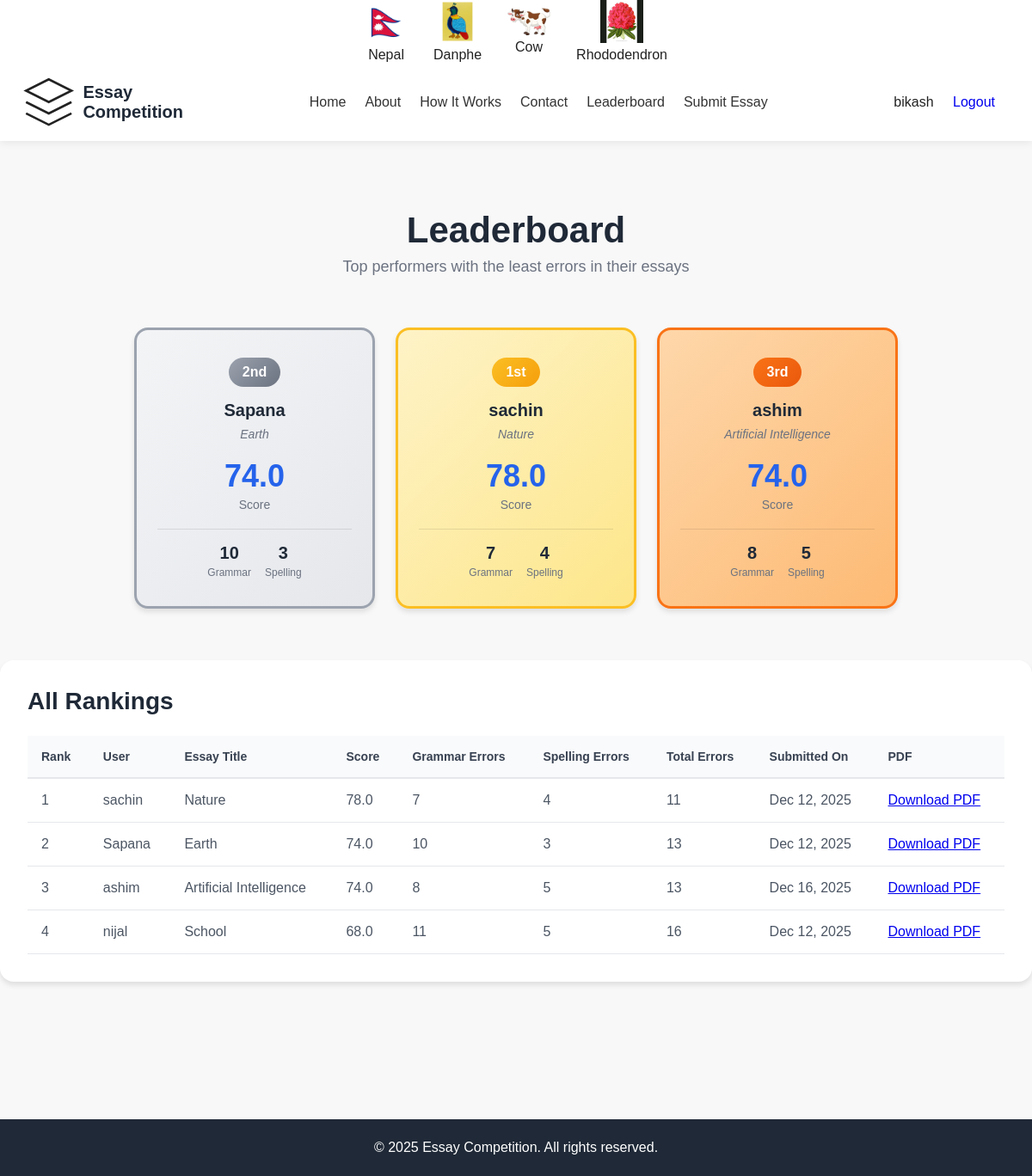
The page /leaderboard/ (signed in) on the database its author committed.
### home/models.py (models this page shows, shortened)
class CustomUser(AbstractBaseUser, PermissionsMixin):
    username = models.CharField(max_length=150, unique=True)
    password = models.CharField(max_length=128)
    identydoc = models.FileField(upload_to='user_docs/', blank=True, null=True)
    DOB = models.DateField(null=True, blank=True)
    status = models.CharField(max_length=20, default="active")
    created_at = models.DateTimeField(auto_now_add=True)
    update_at = models.DateTimeField(auto_now=True)
    is_active = models.BooleanField(default=True)
    is_staff = models.BooleanField(default=False)
    USERNAME_FIELD = 'username'
    REQUIRED_FIELDS = []
    objects = CustomUserManager()

class Essay(models.Model):
    user = models.ForeignKey(settings.AUTH_USER_MODEL, on_delete=models.CASCADE)
    title = models.CharField(max_length=255)
    topic = models.CharField(max_length=100, blank=True, null=True)
    content = models.TextField()
    grammar_errors = models.PositiveIntegerField(default=0)
    spelling_errors = models.PositiveIntegerField(default=0)
    total_errors = models.PositiveIntegerField(default=0)
    score = models.FloatField(default=0)
    pdf_file = models.FileField(upload_to="essays/pdfs/", blank=True, null=True)
    is_approved = models.BooleanField(default=False)
    is_rejected = models.BooleanField(default=False)
    created_at = models.DateTimeField(auto_now_add=True)

### home/views.py (the view)
# urls.py: path('leaderboard/', views.leaderboard, name='leaderboard'),
def leaderboard(request):
    essays = Essay.objects.filter(is_approved=True).order_by('-score', 'total_errors', 'created_at')
    return render(request, "leaderboard.html", {"essays": essays})

### home/templates/leaderboard.html
{% extends "base.html" %}
{% load static %}
{% block extra_css %}
<link rel="stylesheet" href="{% static 'css/leaderboard.css' %}">
{% endblock %}
{% block content %}
<main class="main-content leaderboard-page">
    <div class="container">
        <div class="page-header">
            <h1>Leaderboard</h1>
            <p class="page-description">Top performers with the least errors in their essays</p>
        </div>
        {% if essays %}
        <div class="podium-section">
            <div class="podium">
                {% for essay in essays|slice:":3" %}
                {% if forloop.counter == 1 %}
                <div class="podium-item first">
                    <div class="rank-badge gold"><span>1st</span></div>
                    {% elif forloop.counter == 2 %}
                    <div class="podium-item second">
                        <div class="rank-badge silver"><span>2nd</span></div>
                        {% else %}
                        <div class="podium-item third">
                            <div class="rank-badge bronze"><span>3rd</span></div>
                            {% endif %}
                            <h3>{{ essay.user.username }}</h3>
                            <p class="essay-title">{{ essay.title|truncatewords:5 }}</p>
                            <div class="score-info">
                                <span class="score">{{ essay.score }}</span>
                                <span class="score-label">Score</span>
                            </div>
                            <div class="error-stats">
                                <div class="error-item">
                                    <span class="error-count">{{ essay.grammar_errors }}</span>
                                    <span class="error-type">Grammar</span>
                                </div>
                                <div class="error-item">
                                    <span class="error-count">{{ essay.spelling_errors }}</span>
                                    <span class="error-type">Spelling</span>
                                </div>
                            </div>
                        </div>
                        {% endfor %}
                    </div>
                </div>
                {% endif %}
                <div class="leaderboard-table-section">
                    <h2>All Rankings</h2>
                    {% if essays %}
                    <div class="table-wrapper">
                        <table class="leaderboard-table">
                            <thead>
                                <tr>
                                    <th>Rank</th>
                                    <th>User</th>
                                    <th>Essay Title</th>
                                    <th>Score</th>
                                    <th>Grammar Errors</th>
                                    <th>Spelling Errors</th>
                                    <th>Total Errors</th>
                                    <th>Submitted On</th>
                                    <th>PDF</th>
                                </tr>
                            </thead>
                            <tbody>
                                {% for essay in essays %}
                                <tr>
                                    <td>{{ forloop.counter }}</td>
                                    <td>{{ essay.user.username }}</td>
                                    <td>{{ essay.title }}</td>
                                    <td>{{ essay.score }}</td>
                                    <td>{{ essay.grammar_errors }}</td>
                                    <td>{{ essay.spelling_errors }}</td>
                                    <td>{{ essay.total_errors }}</td>
                                    <td>{{ essay.created_at|date:"M d, Y" }}</td>
                                    <td>
                                        {% if essay.pdf_file %}
                                        <a href="{{ essay.pdf_file.url }}" download>Download PDF</a>
                                        {% else %}
                                        N/A
                                        {% endif %}
                                    </td>
                                </tr>
                                {% endfor %}
                            </tbody>
                        </table>
                    </div>
                    {% else %}
                    <div class="empty-state">
                        <h3>No Essays Yet</h3>
                        <p>Be the first to submit an essay and top the leaderboard!</p>
                        <a href="{% url 'submit_essay' %}" class="btn-primary">Submit Essay</a>
                    </div>
                    {% endif %}
                </div>
            </div>
</main>
{% endblock %}

### home/templates/base.html (shortened to what this page needs)
{% load static %}
<!DOCTYPE html>
<html lang="en">
<head>
    <link rel="stylesheet" href="{% static 'css/base.css' %}">
    {% block extra_css %}{% endblock %}
</head>
<body>
    <header class="header" id="header">
        <div class="symbols-container">
            <div class="symbol-item">
                <img src="{% static 'images/nepalflag.png' %}" alt="Nepal Flag" class="symbol-img">
                <span class="symbol-label">Nepal</span>
            </div>
            <div class="symbol-item">
                <img src="{% static 'images/danphe.png' %}" alt="Danphe" class="symbol-img">
                <span class="symbol-label">Danphe</span>
            </div>
            <div class="symbol-item">
                <img src="{% static 'images/cow.png' %}" alt="Cow" class="symbol-img">
                <span class="symbol-label">Cow</span>
            </div>
            <div class="symbol-item">
                <img src="{% static 'images/rhododendron.png' %}" alt="Rhododendron" class="symbol-img">
                <span class="symbol-label">Rhododendron</span>
            </div>
        </div>
        <nav class="navbar">
            <div class="logo">
                <svg class="logo-icon" viewBox="0 0 24 24" fill="none" stroke="currentColor">
                    <path d="M12 2L2 7l10 5 10-5-10-5z" />
                    <path d="M2 17l10 5 10-5M2 12l10 5 10-5" />
                </svg>
                <span class="logo-text">Essay Competition</span>
            </div>
            <div class="nav-menu" id="navMenu">
                <a href="{% url 'home' %}" class="nav-link">Home</a>
                <a href="#about" class="nav-link">About</a>
                <a href="#how-it-works" class="nav-link">How It Works</a>
                <a href="#contact" class="nav-link">Contact</a>
                <a href="{% url 'leaderboard' %}" class="nav-link">Leaderboard</a>
                <a href="{% url 'essay' %}" class="nav-link">Submit Essay</a>
            </div>
            <div class="nav-buttons">
                {% if request.user.is_authenticated %}
                <span> {{ request.user.username }}</span>
                <a href="{% url 'logout' %}" class="btn-logout"
                    onclick="return confirm('Are you sure you want to logout?');">
                    Logout
                </a>
                {% else %}
                <a href="{% url 'login' %}" class="btn-login">Login</a>
                {% endif %}
            </div>
        </nav>
    </header>
    <main class="main-content">
        {% block content %}{% endblock %}
    </main>
    <footer class="footer">
        <div class="container">
            <p>&copy; 2025 Essay Competition. All rights reserved.</p>
        </div>
    </footer>
</body>
</html>

### home/static/css/base.css (style rules this page uses)
body { font-family: "Poppins", Arial, sans-serif; background: #f8f8f8; color: #222; scroll-behavior: smooth; }
.header { background: white; box-shadow: 0 2px 10px rgba(0, 0, 0, 0.08); position: sticky; top: 0; z-index: 1000; }
.symbols-container { display: flex; align-items: center; justify-content: center; gap: 30px; flex-wrap: nowrap; }
.symbol-item { display: flex; flex-direction: column; align-items: center; text-align: center; gap: 5px; }
.symbol-img { width: 50px; height: auto; object-fit: contain; }
.navbar { display: flex; align-items: center; justify-content: space-between; padding: 14px 25px; }
.logo { display: flex; align-items: center; gap: 8px; font-weight: 600; font-size: 18px; }
.logo-text { font-size: 20px; font-weight: bold; color: #1f2937; }
.nav-menu { display: flex; gap: 22px; }
.nav-link { text-decoration: none; color: #333; font-weight: 500; transition: 0.2s; }
.nav-buttons a { padding: 8px 18px; text-decoration: none; border-radius: 5px; font-weight: 500; }
.footer { background: #222; color: white; padding: 25px 0; text-align: center; }
.main-content { padding: 40px 0 80px; min-height: calc(100vh - 140px); }

### home/static/css/leaderboard.css (style rules this page uses)
* { margin: 0; padding: 0; box-sizing: border-box; }
body { font-family: "Poppins", Arial, sans-serif; background: #f8f8f8; color: #222; scroll-behavior: smooth; }
.main-content { padding: 40px 0 80px; min-height: calc(100vh - 140px); }
.page-header { text-align: center; margin-bottom: 60px; }
.page-header h1 { font-size: 42px; color: #1f2937; margin-bottom: 8px; }
.page-description { color: #6b7280; font-size: 18px; }
.podium-section { margin-bottom: 60px; }
.podium { display: flex; align-items: flex-end; justify-content: center; gap: 24px; flex-wrap: wrap; max-width: 1000px; margin: 0 auto; }
.podium-item { background: white; border-radius: 16px; padding: 32px 24px; text-align: center; transition: all 0.3s; box-shadow: 0 4px 6px rgba(0, 0, 0, 0.1); position: relative; width: 280px; }
.podium-item.first { order: 2; background: linear-gradient(135deg, #fef3c7, #fde68a); border: 3px solid #fbbf24; }
.podium-item.second { order: 1; background: linear-gradient(135deg, #f3f4f6, #e5e7eb); border: 3px solid #9ca3af; }
.podium-item.third { order: 3; background: linear-gradient(135deg, #fed7aa, #fdba74); border: 3px solid #f97316; }
.rank-badge { display: inline-flex; align-items: center; gap: 8px; padding: 8px 16px; border-radius: 20px; font-weight: bold; margin-bottom: 16px; font-size: 16px; }
.rank-badge.gold { background: linear-gradient(135deg, #fbbf24, #f59e0b); color: white; }
.rank-badge.silver { background: linear-gradient(135deg, #9ca3af, #6b7280); color: white; }
.rank-badge.bronze { background: linear-gradient(135deg, #f97316, #ea580c); color: white; }
.podium-item h3 { font-size: 20px; color: #1f2937; margin-bottom: 8px; }
.essay-title { color: #6b7280; font-size: 14px; margin-bottom: 16px; font-style: italic; }
.score-info { margin: 20px 0; }
.score { display: block; font-size: 36px; font-weight: bold; color: #2563eb; }
.score-label { display: block; color: #6b7280; font-size: 14px; margin-top: 4px; }
.error-stats { display: flex; gap: 16px; justify-content: center; padding-top: 16px; border-top: 1px solid rgba(0, 0, 0, 0.1); }
.error-item { display: flex; flex-direction: column; align-items: center; }
.error-count { font-size: 20px; font-weight: bold; color: #1f2937; }
.error-type { font-size: 12px; color: #6b7280; margin-top: 4px; }
.leaderboard-table-section { background: white; border-radius: 16px; padding: 32px; box-shadow: 0 4px 6px rgba(0, 0, 0, 0.1); }
.leaderboard-table-section h2 { font-size: 28px; color: #1f2937; margin-bottom: 24px; }
.table-wrapper { overflow-x: auto; }
.leaderboard-table { width: 100%; border-collapse: collapse; }
.leaderboard-table thead { background: #f9fafb; }
.leaderboard-table th { padding: 16px; text-align: left; font-weight: 600; color: #374151; font-size: 14px; border-bottom: 2px solid #e5e7eb; }
.leaderboard-table tbody tr { border-bottom: 1px solid #e5e7eb; transition: background 0.3s; }
.leaderboard-table td { padding: 16px; color: #4b5563; }
.footer { background: #1f2937; color: white; padding: 24px 0; text-align: center; margin-top: auto; }

### rows shown on the page
CustomUser: user.username "bikash"
Essay: shows "1st", user.username "sachin", title "Nature", score "78.0", grammar_errors "7", spelling_errors "4", total_errors "11", created_at "Dec 12, 2025"
Essay: shows "2nd", user.username "Sapana", title "Earth", score "74.0", grammar_errors "10", spelling_errors "3", total_errors "13", created_at "Dec 12, 2025"
Essay: shows "3rd", user.username "ashim", title "Artificial Intelligence", score "74.0", grammar_errors "8", spelling_errors "5", total_errors "13", created_at "Dec 16, 2025"
Essay: user.username "nijal", title "School", score "68.0", grammar_errors "11", spelling_errors "5", total_errors "16", created_at "Dec 12, 2025"
